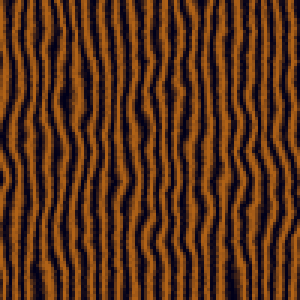
#> input picture Resources/marble.png, 100 x 100 px, found by its file name (shown 3 times larger)
$ python ImgTest.py
#> lines starting #> are read from the running program, lines starting #| are printed output that depends on the picture
from PIL import Image, ImageStat, ImageFilter


class ImgTest:

    def __init__(self, path):
#> called with path = '..\\..\\Resources\\marble.png'
        self.img = Image.open(path)
#> self.img is the input picture: PIL image 100x100 RGBA; mean R, G, B, A 88.1, 48.9, 23.8, 255
        print(self.img)
#| <PIL.PngImagePlugin.PngImageFile image mode=RGBA size=100x100 at 0x7F410D864710>
        self.img.show()
        stat = ImageStat.Stat(self.img)
        hist = self.img.histogram()
#> hist = 1024 values, max 10000 at index 1023, min 0 at index 179, mean 39.06
        R = hist[:256]
#> R = 256 values, max 505 at index 0, min 0 at index 179, mean 39.06
        G = hist[256:256*2]
#> G = 256 values, max 656 at index 0, min 0 at index 100, mean 39.06
        B = hist[256*2:256*3]
#> B = 256 values, max 3497 at index 23, min 0 at index 0, mean 39.06
        print(
              f"Image Information:\n"
              f"Histogram:\n"
              f"\tR:{R}\n"
              f"\tG:{G}\n"
              f"\tB:{B}\n"
              f"Extrema: {stat.extrema}\n"
              f"Count: {stat.count}\n"
              f"Sum: {stat.sum}\n"
              f"Sum2: {stat.sum2}\n"
              f"Mean: {stat.mean}\n"
              f"RMS: {stat.rms}\n"
              f"Var: {stat.var}\n"
              f"Stddev: {stat.stddev}\n"
              f"Entropy: {self.img.entropy()}"
              )
#> (printed output is left out)
        RELIEF = [-2, -1, 0, -1, 1, 1, 0, 1, 2]
        SOEBEL = [-1, -2, -1, 0, 0, 0, 1, 2, 1]
        edge = ImageFilter.EDGE_ENHANCE()
        filter = ImageFilter.Kernel(size=(3,3), scale=1/9, offset=50, kernel=SOEBEL)
        print(edge.filterargs)
        img_new = self.img.filter(filter)
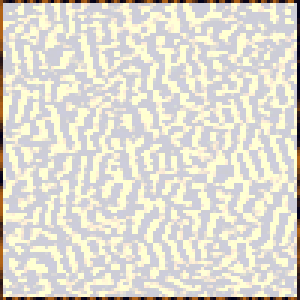
#> img_new: PIL image 100x100 RGBA (shown 3 times larger); mean R, G, B, A 113, 102, 49, 58.1; transparent parts drawn white
        img_new.show()


ImgTest(r"..\..\Resources\marble.png")
